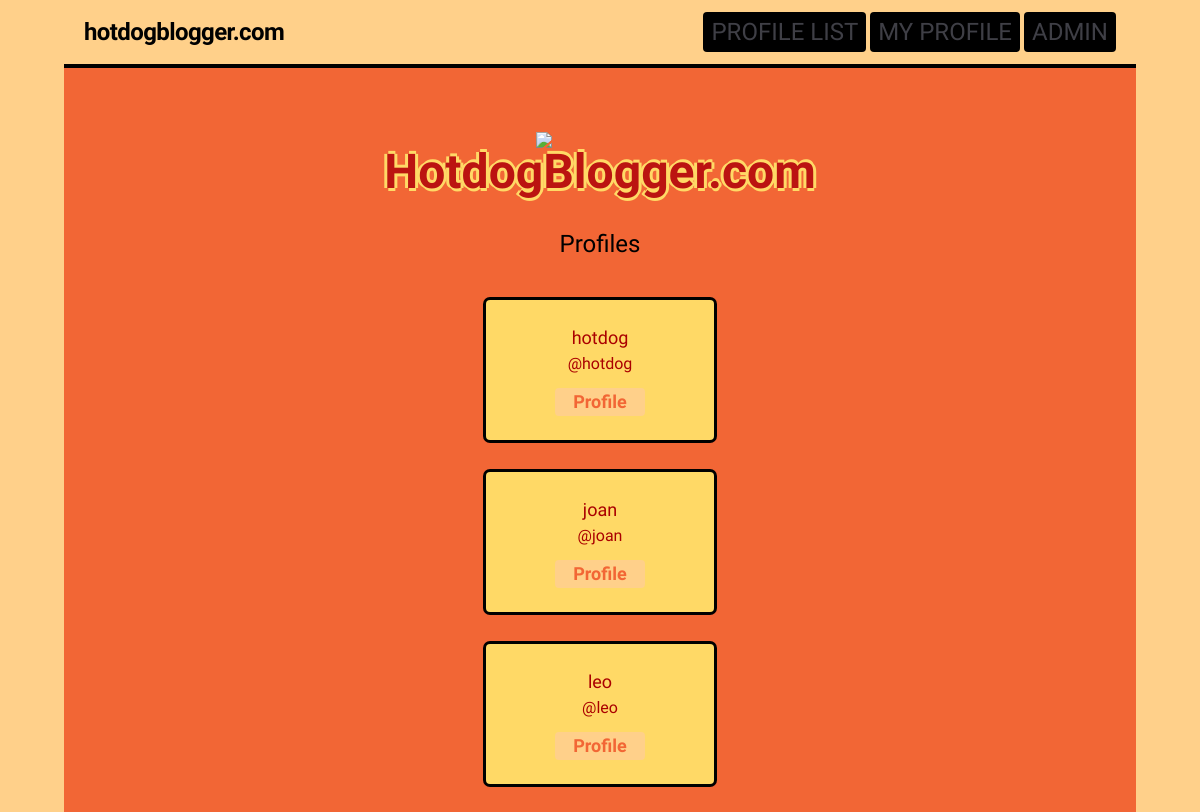
The page /profile_list/ on the database as committed earlier.
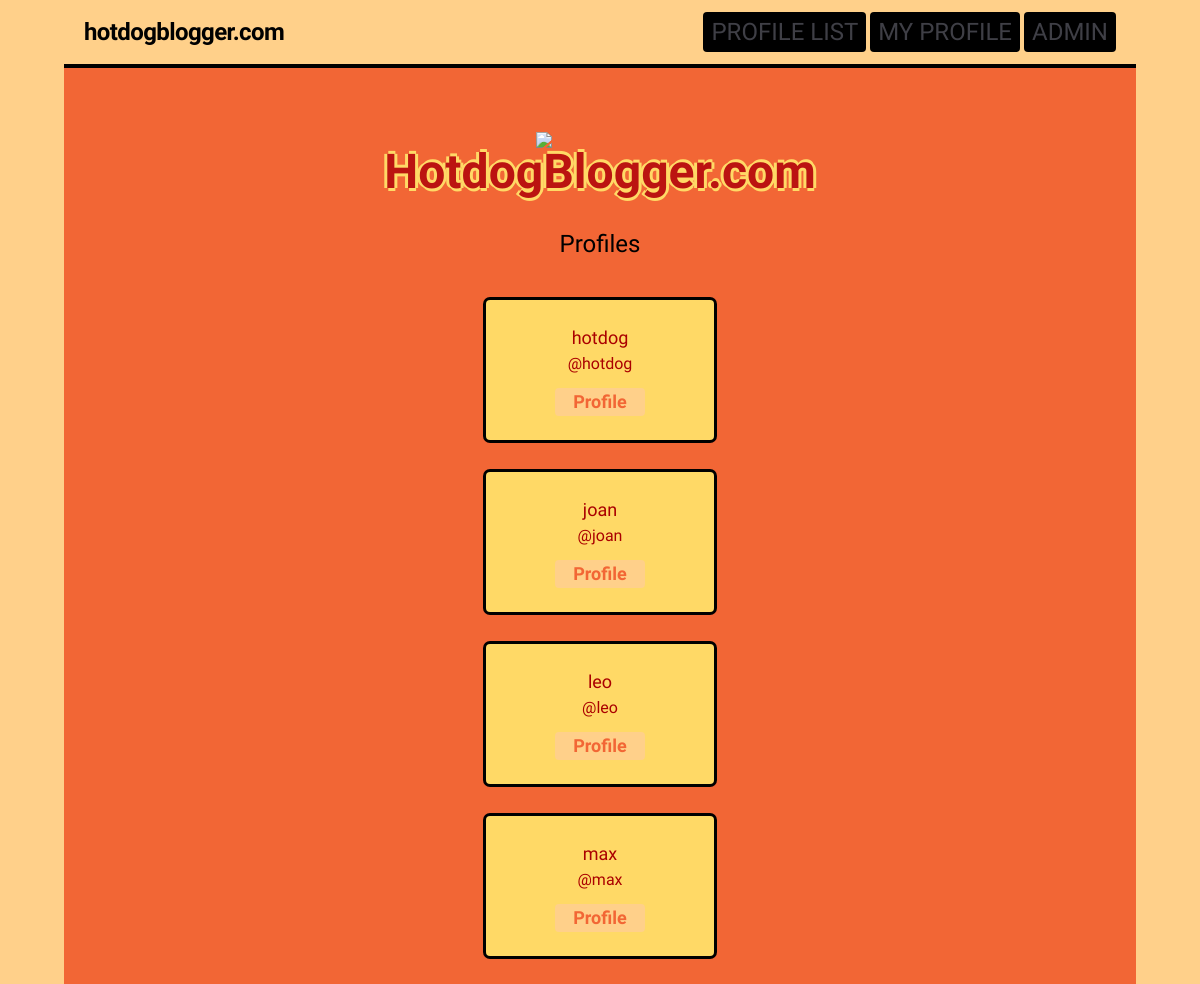
The same page on the database as committed later.
### hotdogger/models.py (models this page shows, shortened)
class Profile(models.Model):
    user = models.OneToOneField(User, on_delete=models.CASCADE)
    follows = models.ManyToManyField(
            "self",
            related_name="followed_by",
            symmetrical=False,
            blank=True
        )

### hotdogger/views.py (the view)
# urls.py: path("profile_list/", profile_list, name="profile_list"),
def profile_list(request):
    if request.user.is_anonymous:
         profiles = Profile.objects.all()
    else:
          profiles = Profile.objects.exclude(user=request.user)
    return render(request, "hotdogger/profile_list.html", {"profiles": profiles})

### theme/templates/hotdogger/profile_list.html (shortened to what this page needs)
{% extends 'base.html' %} {% block content %}
<div class="grid-cols-3 grid place-items-center">
  <div class="flex flex-col col-start-2 w-2/3 items-center">
    <div class="flex align-center w-full justify-center">
      <h3 class="text-2xl jersey">Profiles</h3>
    </div>
    <div class="mt-2 jersey w-full">
      {% for profile in profiles %}
      <article
        class="my-8 flex flex-col stroke-black rounded p-6 bg-yellow hover:shadow-[0px_0px_0px_5px_rgba(0,0,0,1)] shadow-[0px_0px_0px_3px_rgba(0,0,0,1)] text-red"
      >
        <div class="flex flex-col items-center text-center">
          <p class="text-lg">{{ profile.user.username }}</p>
          <p class="text-md mb-3">@{{ profile.user.username|lower }}</p>
          <p class="text-center w-1/2 bg-brown-1 rounded">
            <a
              href="{% url 'hotdogger:profile' profile.id %}"
              class="text-brown-2 font-bold text-lg hover:text-black cursor-pointer"
            >
              Profile
            </a>
          </p>
        </div>
      </article>
      {% endfor %}
    </div>
    {% endblock content %}

Rows that differ between the two databases and show on the page:
added Profile: user.username "max"
